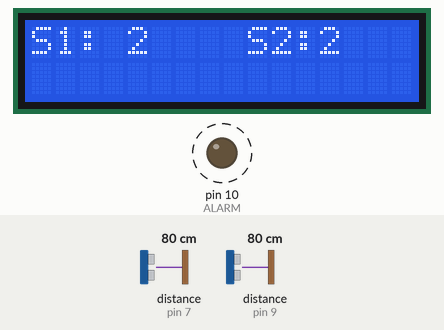
A sketch run on a simulated Arduino Uno, built with avr-gcc and run on an emulated ATmega328P. Parts: 16×2 character LCD, output pins drawn as LEDs (lit = HIGH). Wiring (inferred from the names in the program): 2 × ultrasonic range finder: trigger pin 6, echo pin 7 / trigger pin 8, echo pin 9. Dashed ring = blinking. The inputs (shaded band) are chosen by the test bench; at power-on: distance to the obstacle (sensors on pin 7, pin 9) 80 cm. The echo pulse lasts 58.3 µs per cm; pins used as bus, display or sensor lines are not drawn.

Above: at 0.1 s.
1.3 s: distance to the obstacle (sensor on pin 7) set to 2 cm
At 2.8 s:
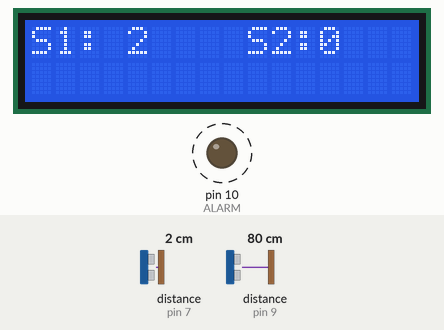
4.5 s: distance to the obstacle (sensor on pin 9) set to 2 cm
At 6.9 s:
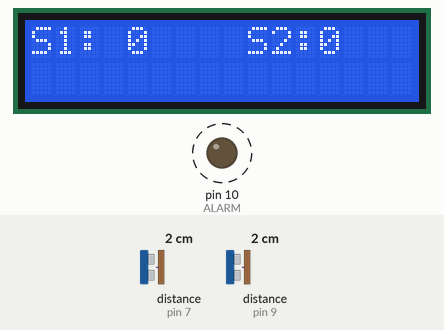
8.6 s: distance to the obstacle (sensor on pin 7) set to 35 cm
At 10.5 s:
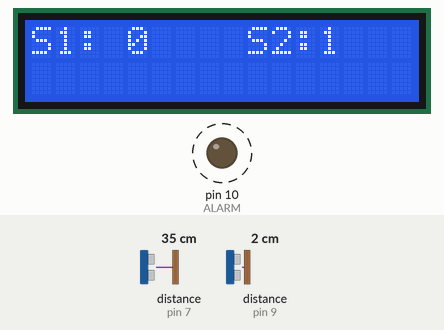
12.6 s: distance to the obstacle (sensor on pin 9) set to 35 cm
At 14.9 s:
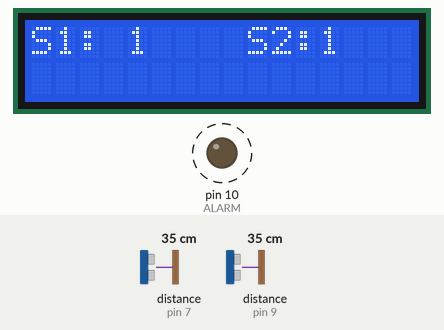
16.6 s: distance to the obstacle (sensor on pin 7) set to 4 cm
At 18.9 s:
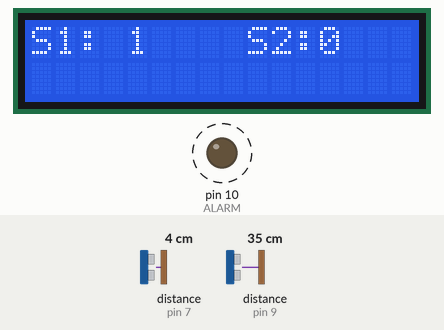
20.6 s: distance to the obstacle (sensor on pin 9) set to 120 cm
At 22.8 s:
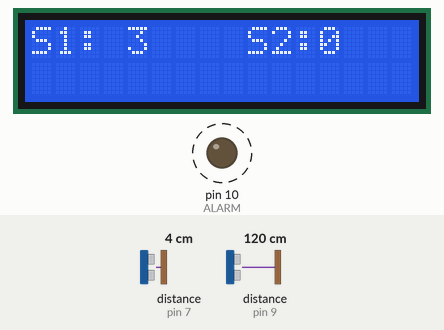
Timing chart, 0 to 25.6 s (numbered marks = the images above; inputs shaded):
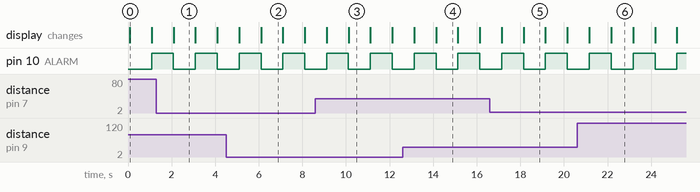

The sketch:

covid-19_social_distancing.ino
```cpp
#include <LiquidCrystal.h>
LiquidCrystal lcd(12, 11, 5, 4, 3, 2);
#define trigPin1 8
#define echoPin1 9
#define trigPin2 6
#define echoPin2 7

int ALARM = 10;
long duration, distance, Sensor1,Sensor2, distanceCm, distanceInch, distanceft ;
void setup()
{
lcd.begin(16,2);
Serial.begin (9600);
lcd.clear();
pinMode(trigPin1, OUTPUT);
pinMode(echoPin1, INPUT);
pinMode(trigPin2, OUTPUT);
pinMode(echoPin2, INPUT);
pinMode(ALARM, OUTPUT);
digitalWrite(ALARM, LOW);
lcd.clear();
}

void loop()
{
///////////////////////////////////////////////////////
sonic(trigPin1, echoPin1);
Sensor1 = distanceft;
sonic(trigPin2, echoPin2);
Sensor2 = distanceft;

/////////////////////////////////////////////////////////////
digitalWrite(ALARM, LOW);
lcd.setCursor(0,0);lcd.print("S1:");lcd.setCursor(4,0);lcd.print(Sensor1);
lcd.setCursor(9,0);lcd.print("S2:");lcd.setCursor(12,0);lcd.print(Sensor2);
delay(1000);lcd.clear();
///////////////////////////////////////////////////////
if((Sensor1 <= 3))
{digitalWrite(ALARM, HIGH);delay(500);}
///////////////////////////////////////////////////////
if((Sensor2 <= 3) )
{digitalWrite(ALARM, HIGH);delay(500);}
///////////////////////////////////////////////////////
}
/////////////////////////////////////////////////////////////////////////////////
void sonic(int trigPin,int echoPin)
{
digitalWrite(trigPin, LOW);
delayMicroseconds(2);
digitalWrite(trigPin, HIGH);
delayMicroseconds(10);
digitalWrite(trigPin, LOW);
duration = pulseIn(echoPin, HIGH);
distanceCm= duration*0.034/2;
distanceInch = duration*0.0133/2;
distanceft =distanceInch/12;
}
```

Measured:
- after the input at 1.3 s, the display: changes after 0.79 s (image 1)
- after the input at 4.5 s, the display: first differs from a run without the input after 1.6 s (image 2)
- after the input at 8.6 s, the display: first differs from a run without the input after 1.5 s (image 3)
- after the input at 12.6 s, the display: first differs from a run without the input after 1.5 s (image 4)
- after the input at 16.6 s, the display: first differs from a run without the input after 1.5 s (image 5)
- after the input at 20.6 s, the display: first differs from a run without the input after 1.6 s (image 6)
- by itself, pin 10 (ALARM): alternates HIGH for 1.0 s and LOW for 1.0 s
